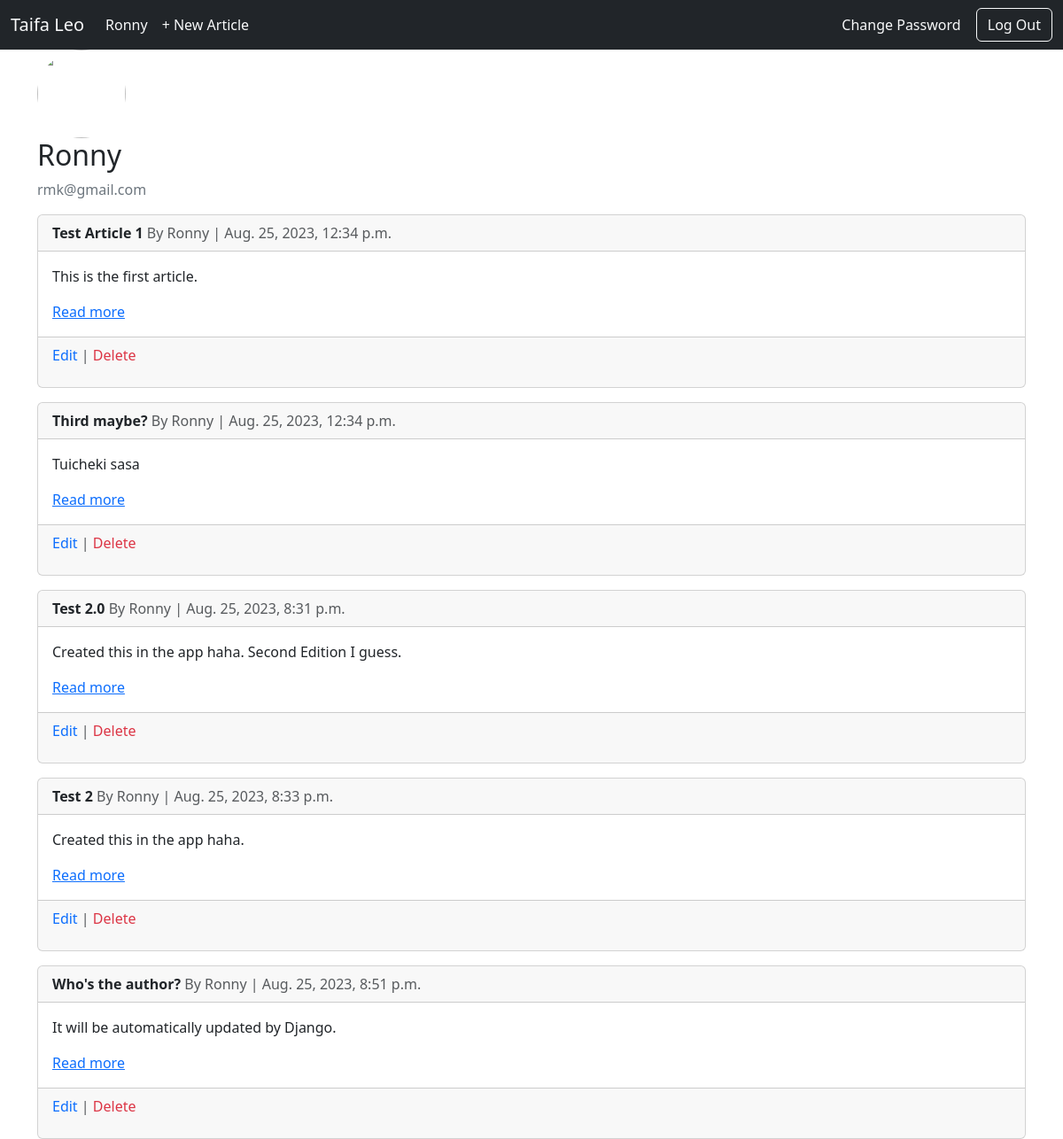
The page /users/profile/ (signed in) on the database as committed earlier.
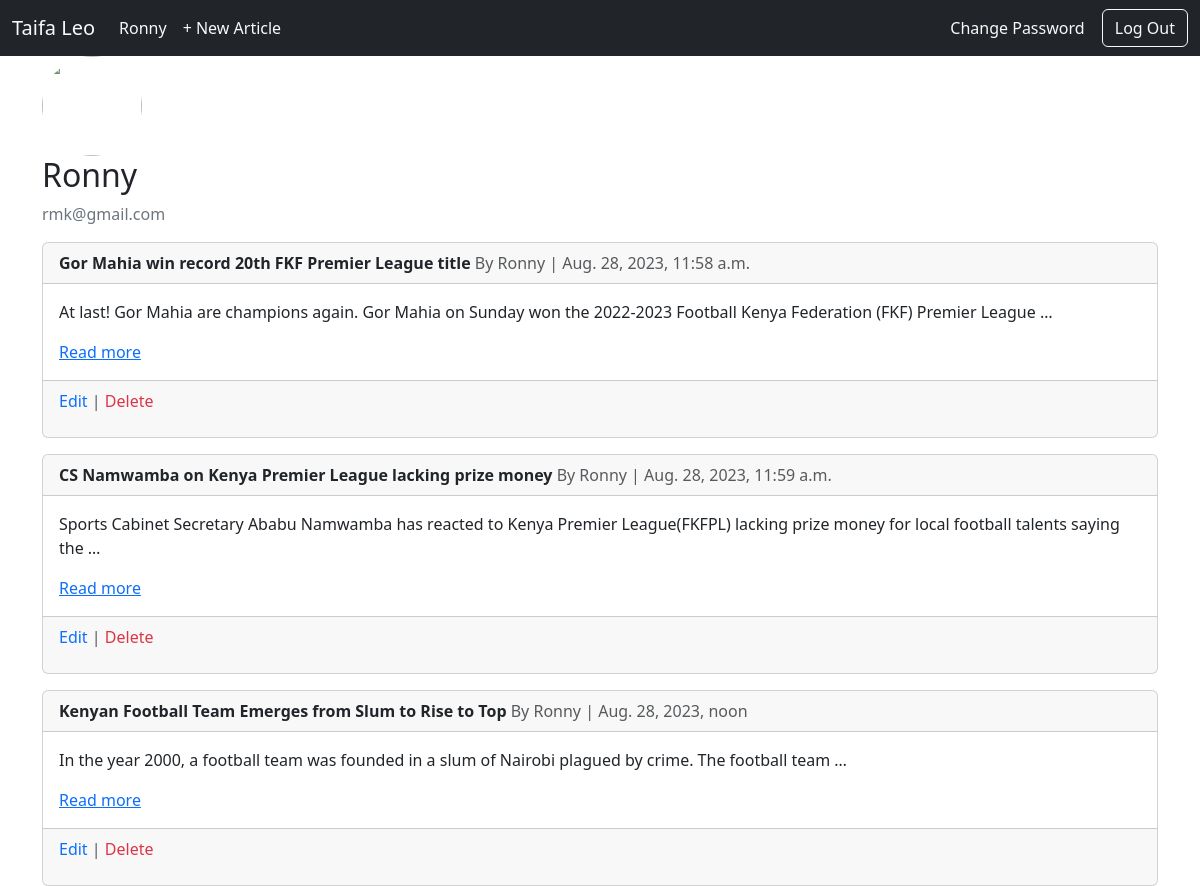
The same page on the database as committed later.
### pages/models.py (models this page shows, shortened)
class Article(models.Model):
    title = models.CharField(max_length=255)
    author = models.ForeignKey(
        get_user_model(),
        on_delete=models.CASCADE
    )
    date = models.DateTimeField(auto_now_add=True)
    content = models.TextField()

### users/models.py (models this page shows)
class CustomUser(AbstractUser):
    age = models.PositiveIntegerField(null=True, blank=True)

### users/views.py (the view, shortened to what this page needs)
# urls.py: path("profile/", ProfileView.as_view(), name="profile")
class ProfileView(LoginRequiredMixin, TemplateView):
    model = Profile
    template_name = "profile.html"
    def get_context_data(self, **kwargs):
        context = super().get_context_data(**kwargs)
        context["article_list"] = Article.objects.filter(author = self.request.user)
        return context

### templates/profile.html
{% extends 'base.html' %}
{% load crispy_forms_tags %}
{% block content %}
<div class="content-section">
    <div class="media">
      <img
        class="rounded-circle account-img"
        src="{{ user.profile.image.url }}"
        style="width: 100px; height: 100px; object-fit: cover;"
        />
      <div class="media-body">
        <h2 class="account-heading">{{ user.username }}</h2>
        <p class="text-secondary">{{ user.email }}</p>
      </div>
    </div>
</div>
{% for article in article_list %}
<div class="card mt-3">
    <div class="card-header">
       <a href="{% url 'article_detail' article.pk %}" class="text-decoration-none text-dark">
            <strong >{{ article.title }}</strong>
        </a>
      <span class="text-muted">By {{ article.author }} | {{ article.date }}</span>
    </div>
    <div class="card-body">
      <p class="card-text">{{ article.content|truncatewords:20 }}</p>
      <a href="{% url 'article_detail' article.pk %}">Read more</a>
    </div>
    <div class="card-footer text-body-secondary">
      {% if user.is_authenticated and user == article.author %}
        <p>
            <a href="{% url 'article_edit' article.pk %}" class="text-primary text-decoration-none">Edit</a> |
            <a href="{% url 'article_delete' article.pk %}" class="text-danger text-decoration-none">Delete</a>
        </p>
      {% else %}
        <p>
        </p>
      {% endif %}
    </div>
</div>
{% endfor %}
{% endblock %}

Rows that differ between the two databases and show on the page:
removed Article: title "Test Article 1", author "Ronny", date "Aug. 25, 2023, 12:34 p.m.", content "This is the first article.", shows "Edit"
removed Article: title "Third maybe?", author "Ronny", date "Aug. 25, 2023, 12:34 p.m.", content "Tuicheki sasa", shows "Edit"
removed Article: title "Test 2.0", author "Ronny", date "Aug. 25, 2023, 8:31 p.m.", content "Created this in the app haha. Second Edition I guess.", shows "Delete"
removed Article: title "Test 2", author "Ronny", date "Aug. 25, 2023, 8:33 p.m.", content "Created this in the app haha.", shows "Edit"
removed Article: title "Who's the author?", author "Ronny", date "Aug. 25, 2023, 8:51 p.m.", content "It will be automatically updated by Django.", shows "Edit"
added Article: title "Gor Mahia win record 20th FKF Premier League title", author "Ronny", date "Aug. 28, 2023, 11:58 a.m.", content "At last! Gor Mahia are champions again. Gor Mahia on Sunday won the 2022-2023 Football Kenya Federation (FKF) Premier League …", shows "Edit"
added Article: title "CS Namwamba on Kenya Premier League lacking prize money", author "Ronny", date "Aug. 28, 2023, 11:59 a.m.", content "Sports Cabinet Secretary Ababu Namwamba has reacted to Kenya Premier League(FKFPL) lacking prize money for local football talents saying the …", shows "Edit"
added Article: title "Kenyan Football Team Emerges from Slum to Rise to Top", author "Ronny", date "Aug. 28, 2023, noon", content "In the year 2000, a football team was founded in a slum of Nairobi plagued by crime. The football team …", shows "Edit"
